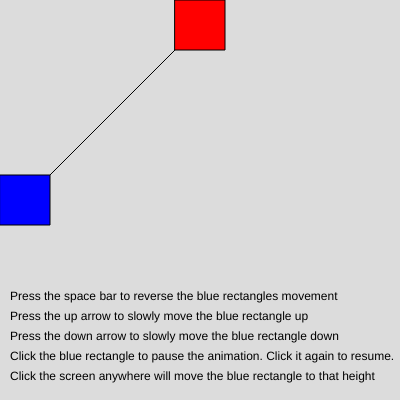
Frame 1 (no input)
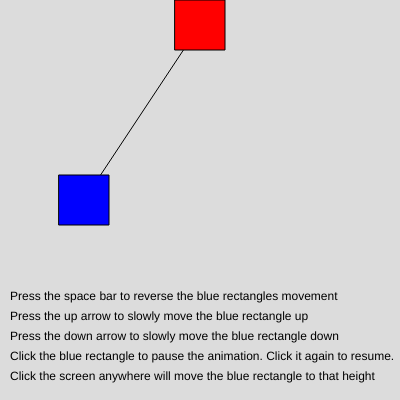
Frame 60 (no input)
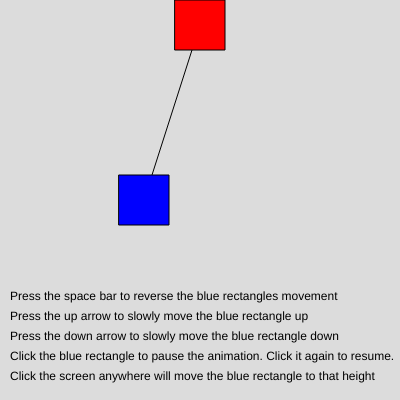
Frame 120 (the mouse pressed at the canvas centre since frame 60)

The p5.js sketch that drew these frames (run headless with seeded random() and noise() and a simulated clock; from frame 60 on, the mouse is pressed at the canvas centre):

// p5.js sketch
// ── sketch.js
let width = 400;
let height = 400;
let square = 50;
let addition = 0;

let redSquareX = (width / 2) - (square / 2);
let redSquareY = 0;

let blueSquareX = 0;
let blueSquareY = (height / 2) - (square / 2);

let spaceBar = "Press the space bar to reverse the blue rectangles movement";
let upArrow = "Press the up arrow to slowly move the blue rectangle up";
let downArrow = "Press the down arrow to slowly move the blue rectangle down";
let clickBlueRect = "Click the blue rectangle to pause the animation. Click it again to resume.";
let clickAnywhere = "Click the screen anywhere will move the blue rectangle to that height";

let spaceBarPressed = false;
let upArrowPressed = 1;
let downArrowPressed = -1;
let blueRectClicked = false;

function setup() {
  createCanvas(400, 400);
}

function draw() {
  background(220);
  
  fill(0);
  textSize(12);
  text(spaceBar, 10, height-20*5);
  text(upArrow, 10, height-20*4);
  text(downArrow, 10, height-20*3);
  text(clickBlueRect, 10, height-20*2);
  text(clickAnywhere, 10, height-20*1);
  
  if(!blueRectClicked) {
    blueSquareX += addition;

    if(blueSquareX == 0)
      addition = 1;
    else if(blueSquareX+square == width)
      addition = -1;
  }
  
  line(redSquareX+(square/2), redSquareY+(square/2), blueSquareX+(square/2), blueSquareY+(square/2));

  fill(255, 0, 0);
  rect(redSquareX, redSquareY, square, square);

  fill(0, 0, 255);
  rect(blueSquareX, blueSquareY, square, square);
}

function mousePressed() {
  if ((mouseX > blueSquareX) && (mouseX < (blueSquareX + square)) && (mouseY > blueSquareY) && (mouseY < (blueSquareY + square))) {
    blueRectClicked = !blueRectClicked;
  } else {
    blueSquareY = mouseY - (square/2);
  }
}

function keyPressed() {
  if (keyCode == 32) {
    addition *= -1;
  } else if (keyCode == 38) {
    blueSquareY -= 5;
  } else if (keyCode == 40) {
    blueSquareY += 5;
  }
}
